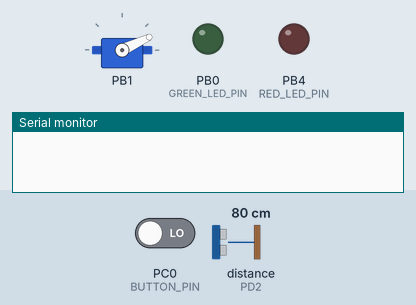
The program below on a simulated ATmega328P, built with avr-gcc and emulated at 16 MHz. Parts: servo, output pins drawn as LEDs (lit = HIGH), the last lines printed to the serial monitor. Wiring (inferred from the names in the program): ultrasonic range finder: trigger PD3; echo PD2. Inputs (shaded band) come from the test bench; at power-on: distance to the obstacle (sensor on PD2) 80 cm, PC0 (BUTTON_PIN) LOW. The echo pulse lasts 58.3 µs per cm; servo pulses on a pin are drawn as a servo (544–2400 µs = 0–180°); pins used as bus, display or sensor lines are not drawn.

Above: at 1.8 s.
1.9 s: distance to the obstacle (sensor on PD2) set to 2 cm
At 2.28 s:
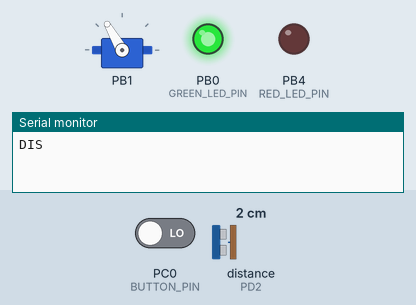
5.0 s: distance to the obstacle (sensor on PD2) set to 9 cm
At 7.79 s:
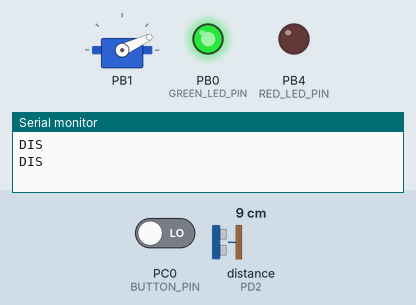
8.1 s: distance to the obstacle (sensor on PD2) set to 12 cm
At 9.1 s:
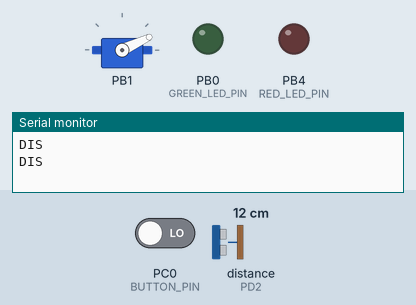
Timing chart, 0 to 11.1 s (numbered marks = the images above; inputs shaded):
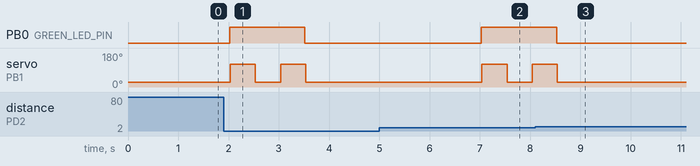

The program:

main.c
```c
#define F_CPU 16000000UL
#include <avr/io.h>
#include <avr/interrupt.h>
#include <util/delay.h>
#include <stdio.h>
#include <stdlib.h>

#define TRIGGER_PIN PIND3
#define ECHO_PIN PIND2
#define GREEN_LED_PIN PINB0
#define RED_LED_PIN PINB4
#define BUTTON_PIN PINC0
#define MAX_VOLUME 500

volatile unsigned short contador;

void iniciarPortas() {
	DDRD |= (1 << TRIGGER_PIN); // Configura PIND3 como saída e o restante como entrada
	PORTD = 0b00000000; // Set all pins of PORTD low which turns it off.

	EIMSK |= (1 << INT0); // Ativação da interrupção externa
	EICRA |= (1 << ISC00); // Geração de interrupção pela mudança em INT0

	//Ativando Timer 1 com prescaller de 64
	TCCR1B = (0 << CS12) | (1 << CS11) | (1 << CS10);

	//Configurando PB0 como saída para estímulo do LED
	DDRB |= (1 << GREEN_LED_PIN) | (1 << RED_LED_PIN);
	PORTB = 0x00; // Inicia LED desligado

	//Configurando PC0 como entrada
	PORTC |= (0 << BUTTON_PIN);
}

void iniciarSerial(){
	UBRR0H = 0x00;
	UBRR0L = 0x67;
	UCSR0A = 0x40;
	UCSR0B = 0x18;
	UCSR0C = 0x06;
}

void iniciarServo(){
	TCCR1A |= (1<<COM1A1) | (1 << COM1B1) | (1 << WGM11); //PWM não invertido
	TCCR1B|=(1<<WGM13)|(1 << WGM12) |(1 << CS11) | (1<<CS10); //PRESCALER=64 Modo 14(FAST PWM)
	ICR1=4999;  //fPWM=50Hz
	DDRB |= (1 << PB0) | (1 << PB1);   //PWM Pinos como saída
}

void setarPosicaoServo(unsigned int grau){
	//	1.5 ms para posição 0
	//	2ms para posição 90
	//	Considerando um prescaler de 64, temos que a frequência do timer1 será de 250KHz
	//  o que nos dá um período de 4us
	//	Para posição 0 temos (1.5ms / 4us) = 375
	//  Para posição 1 temos (2ms / 4us * 90) = 5.5556
	if(!grau){
		//		OCR1A = 375;
		OCR1A = 200;
		return;
	}

	OCR1A = (unsigned int) (5.5556 * grau);
}

ISR( INT0_vect ){

	if(PIND & (1 << ECHO_PIN)) {
		TCNT1 = 0;
	} else  {
		contador = TCNT1;
	}

}

void enviarCaracterSerial(char caracter){
	while((UCSR0A & 0x20) != 0x20){}
	UDR0 = caracter;

	while((UCSR0A & 0x40) != 0x40){}
	UCSR0A = 0x40;
}

void enviarTextoSerial(char *texto){
	while(*texto > 0){
		enviarCaracterSerial(*texto++);
	}
	enviarCaracterSerial('\n');
}

long medirDistancia( void ){
	contador = 0;

	PORTD |=  (1 << TRIGGER_PIN);

	_delay_us( 10 );

	PORTD &= ~(1 << TRIGGER_PIN);

	while(contador == 0);

	/*
	 * Se distância = 400 cm então, contador = 5830.9
	 * Se distância = 2 cm então, contador = 29.15
	 */

	return (double) ((0.000004 * contador * 34300) / 2);

}

int main(void){
	long distancia;
	char servo_posicionado = 0;
	char distancia_str[5];
	// o frasco de álcool em gel comporta apenas 500ml
	int max_volume = MAX_VOLUME;
	char is_red_led_on = 0;
	char status_recarga_transmitido = 0;

	iniciarSerial();
	iniciarPortas();
	iniciarServo();

	//	habilita interrupções externas
	sei();

	while (1){
		if(PINC & (1 << BUTTON_PIN) && is_red_led_on){
			PORTB &= (0 << RED_LED_PIN);
			max_volume = MAX_VOLUME;
			is_red_led_on = 0;

			if(status_recarga_transmitido){
				//Status = recharged
				sprintf(distancia_str, "%s", "REC");
				enviarTextoSerial(distancia_str);

				status_recarga_transmitido = 0;
			}

			continue;
		}

		if(max_volume < 2){
			PORTB |= (1 << RED_LED_PIN);
			is_red_led_on = 1;

			if(!status_recarga_transmitido){
				//Status = empty
				sprintf(distancia_str, "%s", "EMP");
				enviarTextoSerial(distancia_str);
				status_recarga_transmitido = 1;
			}

			continue;
		}

		status_recarga_transmitido = 0;

		//Tempo entre a leitura de dados
		_delay_ms(500);

		distancia = medirDistancia();

		if(distancia < 10){
			//			sprintf(distancia_str, "%ld", distancia);
			//Status = dispenser
			sprintf(distancia_str, "%s", "DIS");
			enviarTextoSerial(distancia_str);

			//			if(!servo_posicionado){
			//Acende LED
			PORTB |= (1 << GREEN_LED_PIN);

			setarPosicaoServo(80);
			_delay_ms(500);
			setarPosicaoServo(0);
			_delay_ms(500);
			setarPosicaoServo(80);

			//				servo_posicionado = 1;

			//Tempo em milisegundos que o LED ficará ligado e o servo estará posicionado
			_delay_ms(500);

			//Desliga LED
			PORTB &= ~(1 << GREEN_LED_PIN);

			setarPosicaoServo(0);

			//Tempo de reação do usuário para retirar a mão de próximo do sensor
			_delay_ms(3000);
			//			}

			//Cada jorrada dispensa 2ml
			max_volume -= 2;

			continue;
		}

		setarPosicaoServo(0);
		//		servo_posicionado = 0;
	}
}
```

Measured:
- the behaviour switches between 10 and 11 cm on distance to the obstacle (sensor on PD2) (found by bisection; images 2 and 3)
- after the input at 1.9 s, PB0 (GREEN_LED_PIN): LOW → HIGH after 0.12 s, → LOW 1.5 s later; servo on PB1: alternates 120° for 0.50 s and 25° for 0.50 s, 4 changes in all, then stays 25°, starting after 0.14 s
- after the input at 8.1 s, PB0 (GREEN_LED_PIN): goes on until 8.5 s, then stays LOW; servo on PB1: goes on until 8.5 s, then stays 25°
